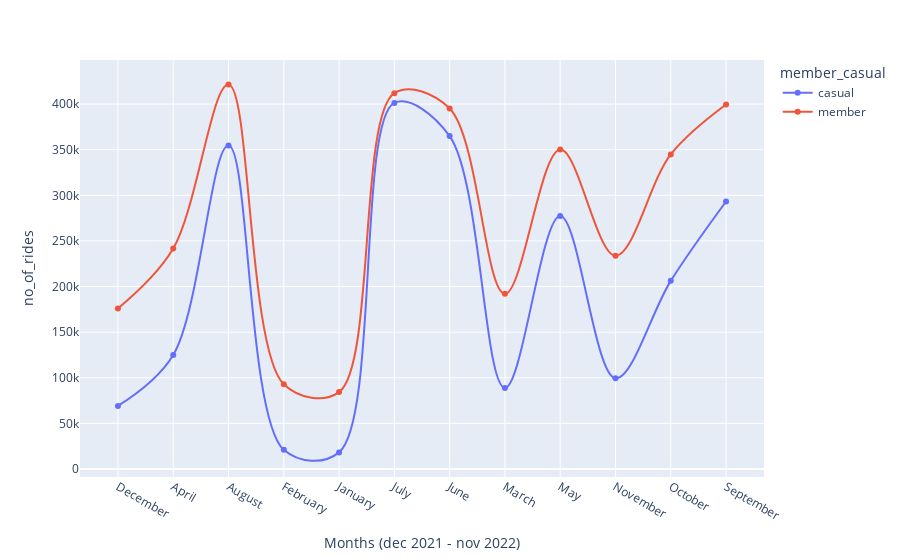

Here is the notebook cell this chart was saved with:
### Code cell
plot_3 = tripdata_21_22.groupby(['year','month','member_casual'],as_index = False).count()

px.line (plot_3,
           x='month',
           y='ride_id',
           color = 'member_casual',
           line_shape = 'spline',
           markers = True,
           labels = {'ride_id':'no_of_rides','month':'Months (dec 2021 - nov 2022)'},
           hover_name = 'member_casual',
           hover_data = {'member_casual':False,'month':False,'ride_id':True})

### Figure 1 — Plotly figure (JSON) as saved in the notebook; plotly's stock layout.template omitted (floating-point values rounded to 4 significant figures)
{"data": [{"customdata": [["casual"], ["casual"], ["casual"], ["casual"], ["casual"], ["casual"], ["casual"], ["casual"], ["casual"], ["casual"], ["casual"], ["casual"]], "hovertemplate": "<b>%{hovertext}</b><br><br>no_of_rides=%{y}<extra></extra>", "hovertext": ["casual", "casual", "casual", "casual", "casual", "casual", "casual", "casual", "casual", "casual", "casual", "casual"], "legendgroup": "casual", "line": {"color": "#636efa", "dash": "solid", "shape": "spline"}, "marker": {"symbol": "circle"}, "mode": "lines+markers", "name": "casual", "orientation": "v", "showlegend": true, "type": "scatter", "x": ["December", "April", "August", "February", "January", "July", "June", "March", "May", "November", "October", "September"], "xaxis": "x", "y": [69135, 124949, 354444, 21110, 18259, 401256, 364917, 88938, 277229, 99399, 206254, 293182], "yaxis": "y"}, {"customdata": [["member"], ["member"], ["member"], ["member"], ["member"], ["member"], ["member"], ["member"], ["member"], ["member"], ["member"], ["member"]], "hovertemplate": "<b>%{hovertext}</b><br><br>no_of_rides=%{y}<extra></extra>", "hovertext": ["member", "member", "member", "member", "member", "member", "member", "member", "member", "member", "member", "member"], "legendgroup": "member", "line": {"color": "#EF553B", "dash": "solid", "shape": "spline"}, "marker": {"symbol": "circle"}, "mode": "lines+markers", "name": "member", "orientation": "v", "showlegend": true, "type": "scatter", "x": ["December", "April", "August", "February", "January", "July", "June", "March", "May", "November", "October", "September"], "xaxis": "x", "y": [176040, 241700, 421318, 92845, 84361, 411964, 395188, 191997, 350155, 233819, 344838, 399453], "yaxis": "y"}], "layout": {"legend": {"title": {"text": "member_casual"}, "tracegroupgap": 0}, "margin": {"t": 60}, "xaxis": {"anchor": "y", "domain": [0, 1], "title": {"text": "Months (dec 2021 - nov 2022)"}}, "yaxis": {"anchor": "x", "domain": [0, 1], "title": {"text": "no_of_rides"}}}}
